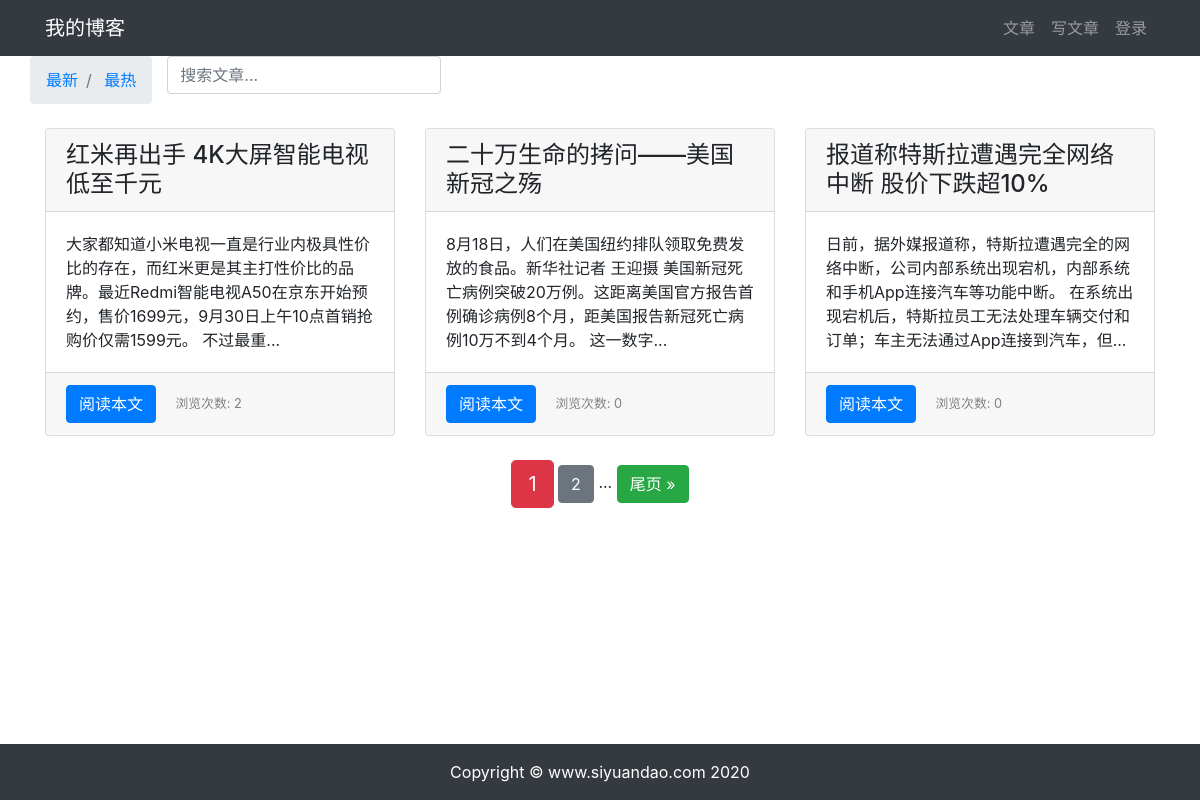
Page /article/article-list on the earlier database version.
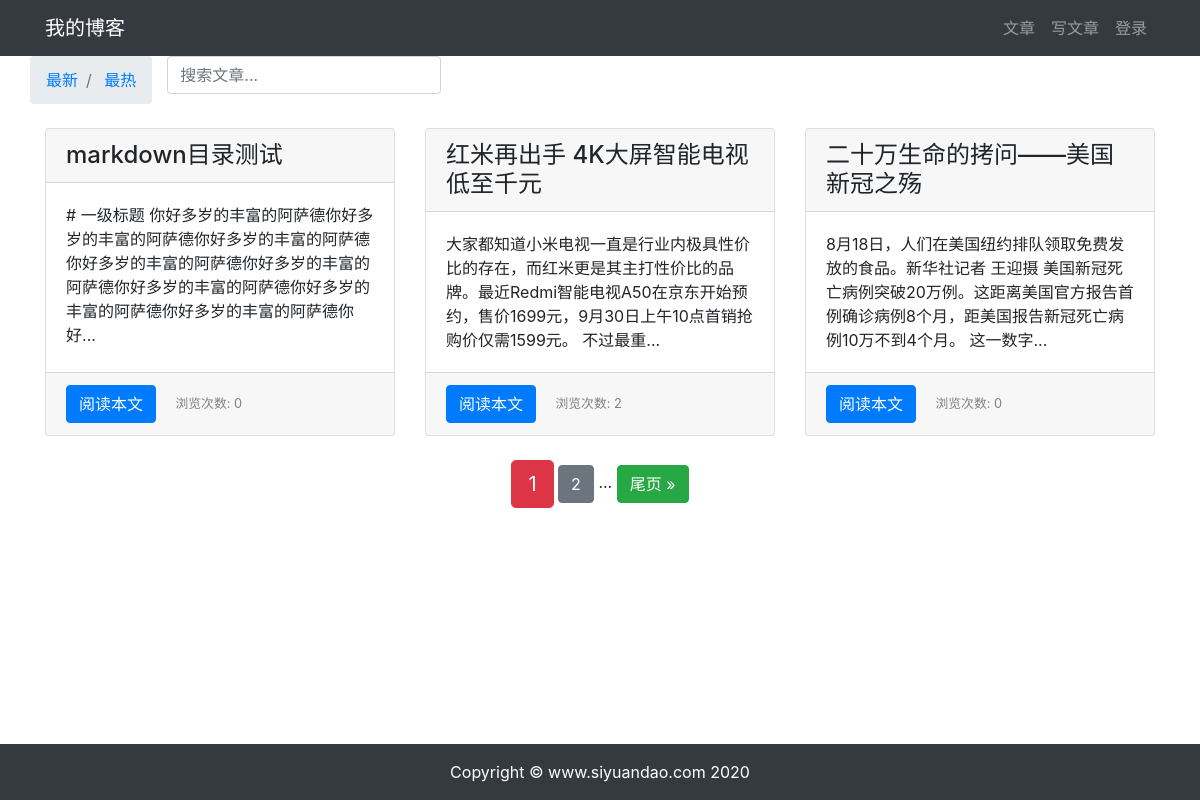
Same page on the later database version.
### article/models.py (models this page shows, shortened)
class ArticlePost(models.Model):
    total_views = models.PositiveIntegerField(default=0)
    author = models.ForeignKey(User, on_delete=models.CASCADE)
    title = models.CharField(max_length=100)
    body = models.TextField()
    created = models.DateTimeField(default=timezone.now)
    updated = models.DateTimeField(auto_now=True)
    class Meta:
        ordering = ('-created',)

### article/views.py (the view)
# urls.py: path("article-list", views.article_list, name="article_list"),
def article_list(request):
    search = request.GET.get("search")
    order = request.GET.get("order")
    if search:
        if order == "total_views":
            article_all = ArticlePost.objects.filter(
                Q(title__icontains=search) |
                Q(body__icontains=search)
            ).order_by("-total_views")
        else:
            article_all = ArticlePost.objects.filter(
                Q(title__icontains=search) |
                Q(body__icontains=search)
            ).order_by("-total_views")
    else:
        search = ""
        if order == "total_views":
            article_all = ArticlePost.objects.all().order_by("-total_views")
        else:
            article_all = ArticlePost.objects.all()
    paginator = Paginator(article_all, 3)
    page = request.GET.get('page')
    articles_page = paginator.get_page(page)
    context = {'articles_page': articles_page, "order": order, "search": search}
    return render(request, 'article/list.html', context)

### templates/article/list.html (shortened to what this page needs)
{% extends "base.html" %}
{% load static %}
{% block content %}
<div class="container">
    <div class="row">
        <nav aria-label="breadcrumb">
            <ol class="breadcrumb">
                <li class="breadcrumb-item">
                    <a href="{% url 'article:article_list' %}?search={{ search }}">
                        最新
                    </a>
                </li>
                <li class="breadcrumb-item">
                    <a href="{% url 'article:article_list' %}?order=total_views&search={{ search }}">
                        最热
                    </a>
                </li>
            </ol>
        </nav>
        <div class="col-auto mr-auto">
            <form class="form-inline" >
                <input type="text"
                    class="form-control mb-2 mr-sm-2"
                    name="search"
                    placeholder="搜索文章..."
                    required
                >
            </form>
        </div>
    </div>
    <div class="row mt-2">
        {% for article in articles_page %}
        <div class="col-4 mb-4">
            <div class="card h-100">
                <h4 class="card-header">{{ article.title }}</h4>
                <div class="card-body">
                    <p class="card-text">{{ article.body|slice:'100' }}...</p>
                </div>
                <div class="card-footer">
                    <a href="{% url 'article:article_detail' article.id %}" class="btn btn-primary">阅读本文</a>
                    <span>
                        <small class="col align-self-end" style="color: gray;">
                            浏览次数: {{ article.total_views }}
                        </small>
                    </span>
                </div>
            </div>
        </div>
        {% endfor %}
    </div>
</div>
<div class="pagination row">
    <div class="m-auto">
        <span class="step-links">
            <span class="current btn btn-danger btn-lg">
                {{ articles_page.number }}
            </span>
            {% if articles_page.has_next %}
                <a href="?page={{ articles_page.next_page_number }}&order={{ order }}&search={{ search }}"
                   class="btn btn-secondary"
                >
                    {{ articles_page.next_page_number }}
                </a>
                <span>...</span>
                <a href="?page={{ articles_page.paginator.num_pages }}&order={{ order }}&search={{ search }}"
                   class="btn btn-success"
                >
                    尾页 &raquo;
                </a>
            {% endif %}
        </span>
    </div>
</div>
{% endblock content %}

### templates/base.html (shortened to what this page needs)
{% load static %}
<!DOCTYPE html>
<html lang="zh-cn">
<head>
    <link rel="stylesheet" href="{% static 'bootstrap/css/bootstrap.min.css' %}">
</head>
<body>
    {% include "header.html" %}
    {% block content %} {% endblock content %}
    {% include "footer.html" %}
    <link rel="stylesheet" href="{% static 'md_css/monokai.css' %}">
</body>
</html>

### templates/header.html (shortened to what this page needs)
<nav class="navbar navbar-expand-lg navbar-dark bg-dark">
  <div class="container">
    <a class="navbar-brand" href="#">我的博客</a>
    <div>
      <ul class="navbar-nav">
        <li class="nav-item">
            <a class="nav-link" href="{% url 'article:article_list' %}">文章</a>
        </li>
        <li>
            <a class="nav-link" href="{% url 'article:article_create' %}">写文章</a>
        </li>
        {% if user.is_authenticated %}
        <li class="nav-item dropdown">
            <a class="nav-link dropdown-toggle" href="#" id="navbarDropdown" role="button" data-toggle="dropdown" aria-haspopup="true" aria-expanded="false">
              {{ user.username }}
            </a>
            <div class="dropdown-menu" aria-labelledby="navbarDropdown">
                <a class="dropdown-item" href='{% url "userprofile:edit" user.id %}'>个人信息</a>
                <a class="dropdown-item" href="#" onclick="user_delete()">删除用户</a>
                <a class="dropdown-item" href="{% url 'userprofile:logout' %}">退出登录</a>
            </div>
        </li>
        {% else %}
        <li class="nav-item">
            <a class="nav-link" href="{% url 'userprofile:login' %}">登录</a>
        </li>
        {% endif %}
      </ul>
    </div>
  </div>
</nav>

### templates/footer.html
{% load static %}
<div>
    <br><br><br>
</div>
<footer class="py-3 bg-dark fixed-bottom">
    <div class="container">
        <p class="m-0 text-center text-white">Copyright &copy; www.siyuandao.com 2020</p>
    </div>
</footer>

Differences in the rows shown:
no longer on this page (row unchanged): ArticlePost: title "报道称特斯拉遭遇完全网络中断 股价下跌超10%", body "日前，据外媒报道称，特斯拉遭遇完全的网络中断，公司内部系统出现宕机，内部系统和手机App连接汽车等功能中断。 在系统出现宕机后，特斯拉员工无法处理车辆交付和订单；车主无法通过App连接到汽车，但", total_views "0"
added ArticlePost: title "markdown目录测试", body "# 一级标题 你好多岁的丰富的阿萨德你好多岁的丰富的阿萨德你好多岁的丰富的阿萨德你好多岁的丰富的阿萨德你好多岁的丰富的阿萨德你好多岁的丰富的阿萨德你好多岁的丰富的阿萨德你好多岁的丰富的阿萨德你好", total_views "0"
